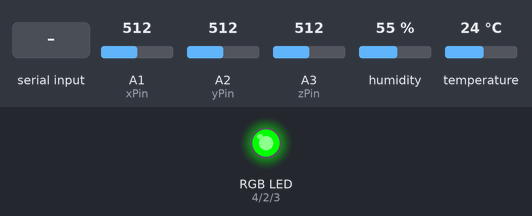
Bench run of a sketch on a simulated Arduino Uno, built with avr-gcc and run on an emulated ATmega328P. Parts: an RGB LED mixed from three pins (HIGH = lit). Wiring (inferred from the names in the program): DHT11 sensor: data A0. The test bench sets the inputs (shaded band); at power-on: humidity 55 %, temperature 24 °C, A1 (xPin) = 512, A2 (yPin) = 512, A3 (zPin) = 512. Dim RGB values are drawn brighter than linear; pins used as bus, display or sensor lines are not drawn; what the sketch prints to the serial monitor is not drawn.

Above: at 1.2 s.
1.3 s: "2" received over Serial
At 2.0 s:
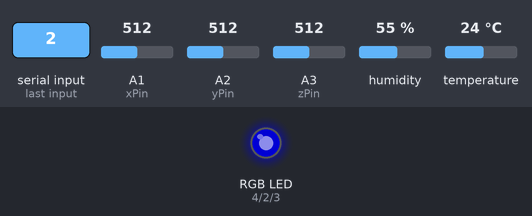
2.8 s: "1" received over Serial
At 3.5 s:
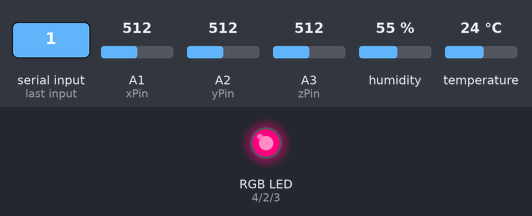
4.3 s: "0" received over Serial
At 4.9 s:
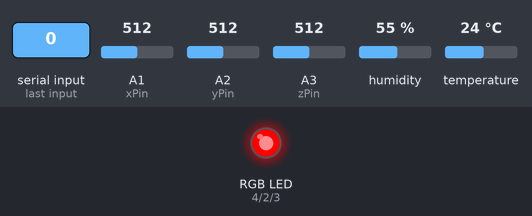
5.8 s: humidity set to 22 %
8.8 s: temperature set to 33 °C
Timing chart, 0 to 11.8 s (numbered marks = the images above; inputs shaded):
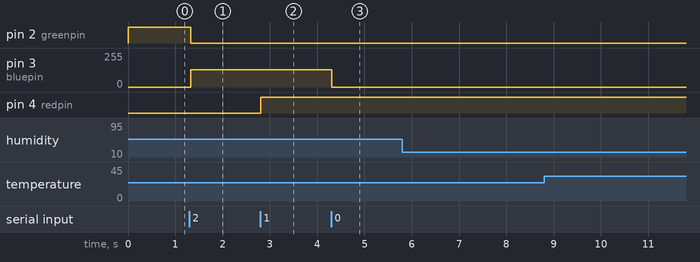

Measured:
- after the input at 1.3 s, pin 2 (greenpin): HIGH → LOW at once; pin 3 (bluepin): 0/255 → 128/255 at once
- after the input at 2.8 s, pin 4 (redpin): LOW → HIGH at once
- after the input at 4.3 s, pin 3 (bluepin): 128/255 → 0/255 at once
- after the input at 5.8 s, every drawn part: stays the same
- after the input at 8.8 s, every drawn part: stays the same

The sketch:

arduino_serial.ino
```cpp
#include "dht.h"
#define dht_apin A0

dht DHT;

const int VccPin2 = A0;  // Käyttöjännite
const int xPin   = A1;   // x-kanavan mittaus
const int yPin   = A2;   // y-kanava
const int zPin   = A3;   // z-kanava
const int GNDPin2 = A4;  // laitteen maa-napa

unsigned long aika = 0;

int x = 0;
int y = 0;
int z = 0;
float ax = 0.0;
float ay = 0.0;
float az = 0.0;
int SisaanTunniste = 0;
int indeksi = 0;
int redpin = 4;
int bluepin = 3;
int greenpin = 2;

char val = '3';
void setup()
{
    Serial.begin (9600);
    pinMode(VccPin2, OUTPUT);
    pinMode(GNDPin2, OUTPUT);
    digitalWrite(VccPin2, HIGH);
    delayMicroseconds(2);
    digitalWrite(GNDPin2, LOW);
    delayMicroseconds(2);
analogWrite(4, 0);
    analogWrite(3, 0);
    analogWrite(2, 128);
    while(Serial.available() != 0){}
}

void loop()
{
  if (Serial.available() > 0)
    {/*
        char ReaderFromNode; // Store current character
        ReaderFromNode = (char) Serial.read();
        convertToState(ReaderFromNode); // Convert character to state  */
        val = Serial.read();
        //val = incomingByte.toInt();

        if(val == '3')
        {
            analogWrite(4, 0);
            analogWrite(3, 0);
            analogWrite(2, 128);
            delay (1);
        }
        if(val == '2')
        {
            analogWrite(4, 0);
            analogWrite(3, 128);
            analogWrite(2, 0);
            delay (1);
        }
        if(val == '1')
        {
            analogWrite(4, 128);
            analogWrite(3, 128);
            analogWrite(2, 0);
            delay (1);
        }
        if(val == '0')
        {
            analogWrite(4, 128);
            analogWrite(3, 0);
            analogWrite(2, 0);
            delay (1);
        }
    }
    if(SisaanTunniste == 0)
    {
        delay(1);
        SisaanTunniste = 1;
    }

    x = 0;
    y = 0;
    z = 0;

    for(indeksi = 0; indeksi < 20; indeksi++)
    {
        x = x + analogRead(xPin);
        y = y + analogRead(yPin);
        z = z + analogRead(zPin);
    }

    aika = millis();

    x = x / 20;
    y = y / 20;
    z = z / 20;

    ax = 0.1411 * x - 45.718;
    ay = 0.1411 * y - 37.528;
    az = 0.1411 * z - 45.998;

    DHT.read11(dht_apin);

    //char xx[10];
    //dtostrf(ax,2,3,xx);

    //Serial.print("1234");
    //Serial.print(",");
    Serial.print(ax);
    Serial.print("a");
    /*Serial.print(ay);
    Serial.print(",");
    Serial.print(az);
    Serial.print(",");
    Serial.print(DHT.humidity);
    Serial.print(",");
    Serial.println(DHT.temperature);*/

    //delay(1000);
}
```

dht.cpp
```cpp
//
//    FILE: dht22.cpp
// VERSION: 0.1.00
// PURPOSE: DHT22 Temperature & Humidity Sensor library for Arduino
//
// DATASHEET:
//
// HISTORY:
// 0.1.0 by Rob Tillaart (01/04/2011)
// inspired by DHT11 library
//

#include "dht.h"

#define TIMEOUT 10000

/////////////////////////////////////////////////////
//
// PUBLIC
//


// return values:
//  0 : OK
// -1 : checksum error
// -2 : timeout
int dht::read11(uint8_t pin)
{
	// READ VALUES
	int rv = read(pin);
	if (rv != 0) return rv;

	// CONVERT AND STORE
	humidity    = bits[0];  // bit[1] == 0;
	temperature = bits[2];  // bits[3] == 0;

	// TEST CHECKSUM
	uint8_t sum = bits[0] + bits[2]; // bits[1] && bits[3] both 0
	if (bits[4] != sum) return -1;

	return 0;
}

// return values:
//  0 : OK
// -1 : checksum error
// -2 : timeout
int dht::read22(uint8_t pin)
{
	// READ VALUES
	int rv = read(pin);
	if (rv != 0) return rv;

	// CONVERT AND STORE
	humidity    = word(bits[0], bits[1]) * 0.1;

	int sign = 1;
	if (bits[2] & 0x80) // negative temperature
	{
		bits[2] = bits[2] & 0x7F;
		sign = -1;
	}
	temperature = sign * word(bits[2], bits[3]) * 0.1;


	// TEST CHECKSUM
	uint8_t sum = bits[0] + bits[1] + bits[2] + bits[3];
	if (bits[4] != sum) return -1;

	return 0;
}

/////////////////////////////////////////////////////
//
// PRIVATE
//

// return values:
//  0 : OK
// -2 : timeout
int dht::read(uint8_t pin)
{
	// INIT BUFFERVAR TO RECEIVE DATA
	uint8_t cnt = 7;
	uint8_t idx = 0;

	// EMPTY BUFFER
	for (int i=0; i< 5; i++) bits[i] = 0;

	// REQUEST SAMPLE
	pinMode(pin, OUTPUT);
	digitalWrite(pin, LOW);
	delay(20);
	digitalWrite(pin, HIGH);
	delayMicroseconds(40);
	pinMode(pin, INPUT);

	// GET ACKNOWLEDGE or TIMEOUT
	unsigned int loopCnt = TIMEOUT;
	while(digitalRead(pin) == LOW)
		if (loopCnt-- == 0) return -2;

	loopCnt = TIMEOUT;
	while(digitalRead(pin) == HIGH)
		if (loopCnt-- == 0) return -2;

	// READ THE OUTPUT - 40 BITS => 5 BYTES
	for (int i=0; i<40; i++)
	{
		loopCnt = TIMEOUT;
		while(digitalRead(pin) == LOW)
			if (loopCnt-- == 0) return -2;

		unsigned long t = micros();

		loopCnt = TIMEOUT;
		while(digitalRead(pin) == HIGH)
			if (loopCnt-- == 0) return -2;

		if ((micros() - t) > 40) bits[idx] |= (1 << cnt);
		if (cnt == 0)   // next byte?
		{
			cnt = 7;
			idx++;
		}
		else cnt--;
	}

	return 0;
}
//
// END OF FILE
//
```

dht.h
```cpp
//
//    FILE: dht.h
// VERSION: 0.1.00
// PURPOSE: DHT Temperature & Humidity Sensor library for Arduino
//
//     URL: http://arduino.cc/playground/Main/DHTLib
//
// HISTORY:
// see dht.cpp file
//

#ifndef dht_h
#define dht_h

#if ARDUINO >= 100
 #include "Arduino.h"
#else
 #include "WProgram.h"
#endif

#define DHT_LIB_VERSION "0.1.00"

class dht
{
public:
	int read11(uint8_t pin);
    int read22(uint8_t pin);
	double humidity;
	double temperature;

private:
	uint8_t bits[5];  // buffer to receive data
	int read(uint8_t pin);
};
#endif
//
// END OF FILE
//
```
